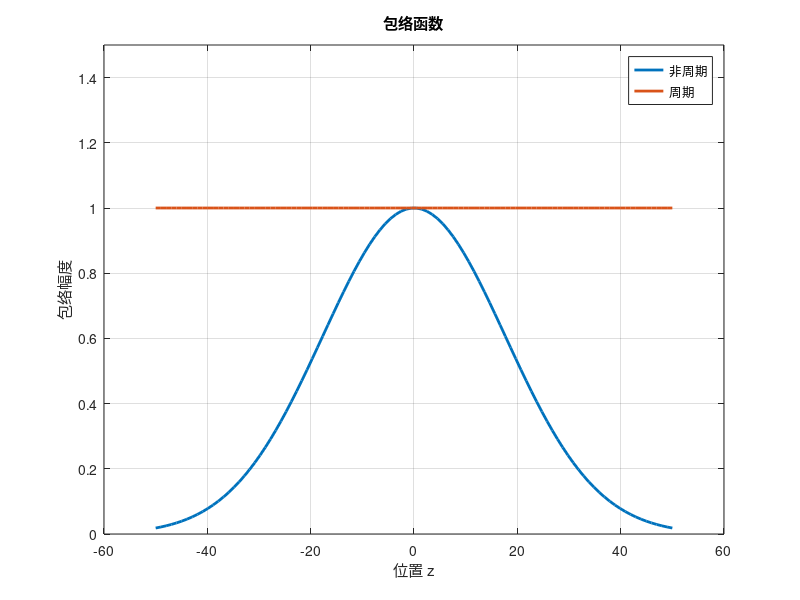
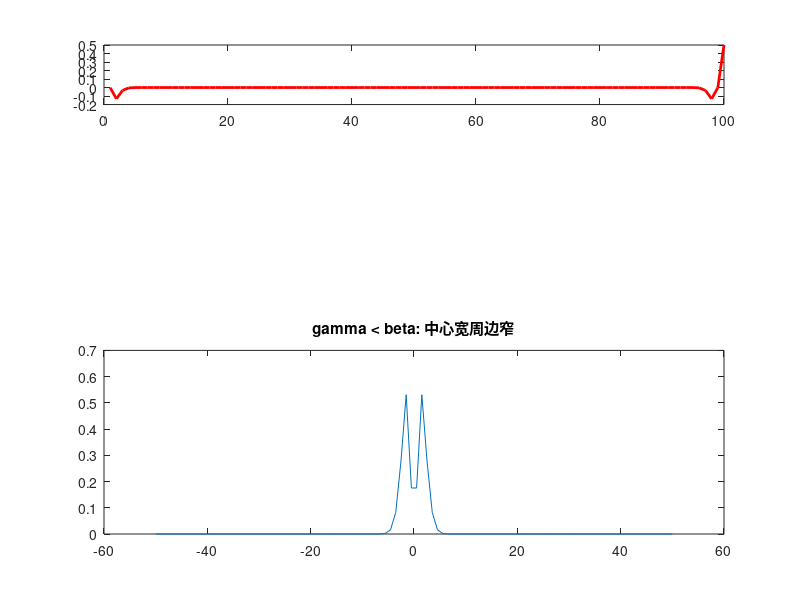

Source code (MATLAB) for these figures, in order: (Note: this script raises an error after producing the figures.)
dt = 0.01;
T = 15;
t = 0:dt:T;

% 方法2的三角波
period = 5;
magnitude = 3;
% x_tri = 1 - 2 * abs(mod(t/period, 1) - 0.5);
% x_tri = (x_tri + 1)/2;
x_tri = abs(magnitude*mod(t/period-period/4,1)-magnitude/2);

% 对比原始正弦波
x_sin = (magnitude*sin(t*2*pi/period)+magnitude)/4;
% figure;
% title('匀速运行的三角波')
%plot(t, x_tri, 'r-', 'LineWidth', 2);
%hold on;
%plot(t, x_sin, 'b-', 'LineWidth', 2);
%%
N = 100;
z = linspace(-N/2, N/2, N);

% 高斯包络
envelope = exp(-4*(z'./(N/2)).^2);  % 转置与否无所谓

figure;
plot(z, envelope, 'LineWidth', 2);

title('包络函数');
xlabel('位置 z'); ylabel('包络幅度');
hold on;
envelope_2 = ones(N,1);
plot(z, envelope_2, 'LineWidth', 2);
legend('非周期','周期');
ylim([0,1.5]);
grid on;
%% DoG 差高斯函数 --构建权重函数时使用
% 1D情况示例
N = 100;
z = linspace(-N/2, N/2, N);

% 情况1：gamma > beta（中心窄，周边宽）
alpha = 1; gamma = 1; beta = 0.2;
dog1 = alpha*(exp(-gamma*z.^2) - exp(-beta*z.^2));  % 注意alpha的位置

% 情况2：gamma < beta（中心宽，周边窄）  
alpha = 1; gamma = 0.2; beta = 1;
dog2 = alpha*(exp(-gamma*z.^2) - exp(-beta*z.^2));

figure;
subplot(2,1,1); plot(z, dog1); title('gamma > beta: 中心窄周边宽');
subplot(2,1,2); plot(z, dog2); title('gamma < beta: 中心宽周边窄');
%% 演示周期性平移,以及对每个神经元根据神经元的位置/id生成权重矩阵的效果
% 演示平移效果
N = 100;
z = (-N/2:1:N/2-1);
crossSection = exp(-z.^2) - 0.5*exp(-0.3*z.^2);
crossSection_shifted = circshift(crossSection, [0, round(N/2)-1]);
% % 平移前：峰值在数组开头
% figure;
% subplot(2,1,1);
% plot(1:N, crossSection, 'b-', 'LineWidth', 2);
% title('平移前 - 峰值在数组开头');
% grid on;
W_RR = zeros(1,N);
W_LL = zeros(1,N);
W_RL = zeros(1,N);
W_LR = zeros(1,N);

i = 30;
% 一共两类群体，分别定义内部投射和外部投射
W_RR(:) =  circshift(crossSection_shifted,[0 i - 1]); % Right neurons to Right neurons
W_LL(:) =  circshift(crossSection_shifted,[0 i + 1]); % Left neurons to Left neurons
W_RL(:) =  circshift(crossSection_shifted,[0 i]);     % Left neurons to Right neurons
W_LR(:) =  circshift(crossSection_shifted,[0 i]);     % Right neurons to Left neurons

% 平移后：峰值在数组中间

subplot(5,1,1);
plot(1:N, crossSection_shifted, 'r-', 'LineWidth', 2);
title('neuron',i);
subplot(5,1,2);
plot(1:N, W_RR, 'b-', 'LineWidth', 2);
title('W_{RR}')
subplot(5,1,3);
plot(1:N, W_LL, 'b-', 'LineWidth', 2);
title('W_{LL}')
subplot(5,1,4);
plot(1:N, W_RL, 'b-', 'LineWidth', 2);
title('W_{RL}')
subplot(5,1,5);
plot(1:N, W_LR, 'b-', 'LineWidth', 2);
title('W_{LR}')
grid on;
%%
F = [0.5; 1.2; 0.8]; % (3个神经元的发放率，单位Hz)
m = 4; % (每个时间步细分为4个子间隔)
dt = 0.001; % (时间步长1ms)

rm = repmat(F,1,m)
%% 二维DoG
n = 2^7; 
% Neuron time-constant (in ms)
tau = 5;
dt = 0.5;
% Envelope and Weight Matrix Parameters
lambda = 13; % Equation (3)
beta = 3/lambda^2; % Equation (3)
alphabar = 5; % alphabar = gamma/beta from Equation (3) gamma和beta的比值=1.05
abar = 1; % a should be <= alphabar^2. Equation (3)
wtphase = 2; % wtphase is 'l' from Equation (2) 不对称权重单位
alpha  = 1; % The velocity gain from Equation (4)
useSpiking = 0;
% Envelope and Weight Matrix parameters
x = -n/2:1:n/2-1; 
% 神经元数量
lx=length(x);
xbar=sqrt(beta)*x;
filt = abar*exp(-alphabar*(ones(lx,1)*xbar.^2+xbar'.^2*ones(1,lx)))...
   -exp(-1*(ones(lx,1)*xbar.^2+xbar'.^2*ones(1,lx)));  

% 子图1：三维曲面
% subplot(1,3,1);
surf(x, x, filt, 'EdgeColor', 'none');
title('二维DoG滤波器 - 三维视图');
xlabel('X位置'); ylabel('Y位置'); zlabel('幅度');
colorbar;
colormap(jet);
axis tight;
%%
